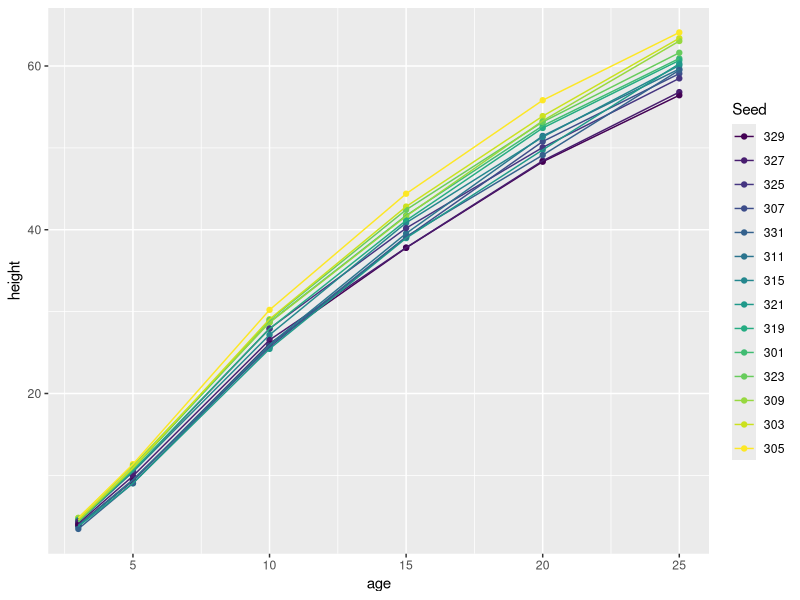
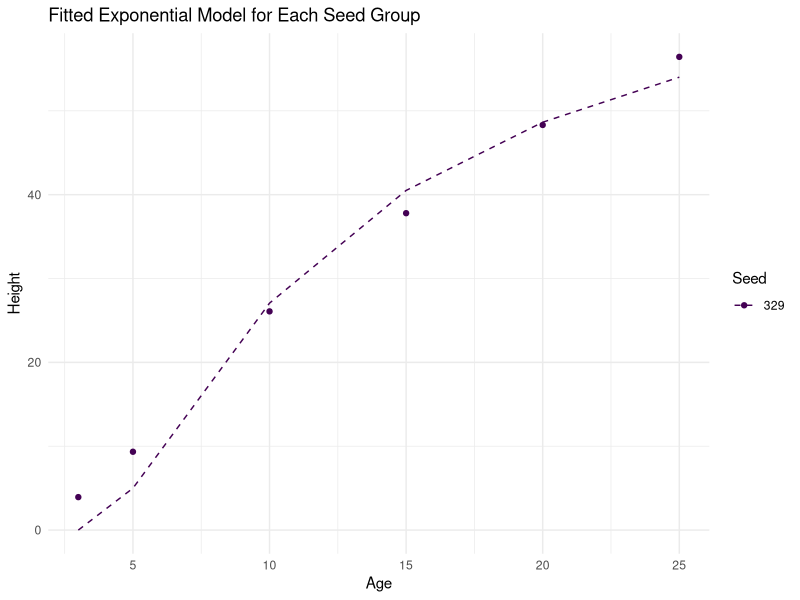
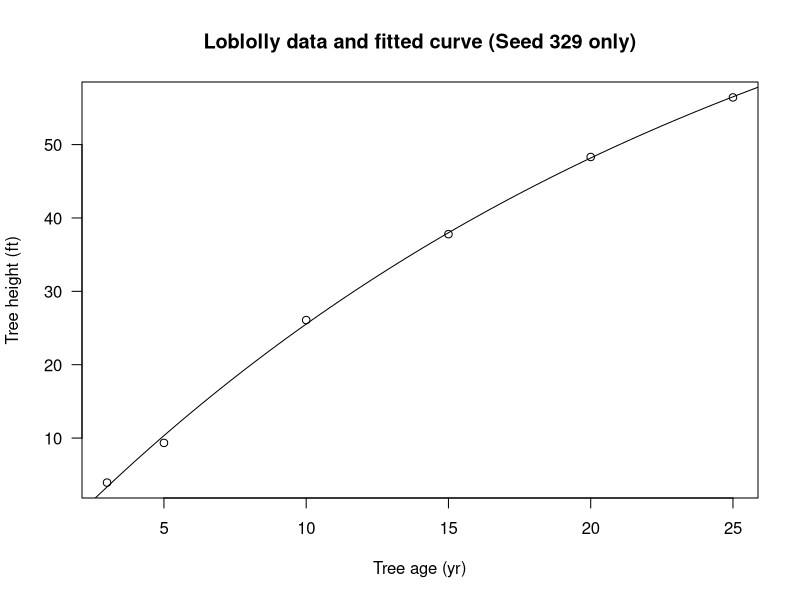
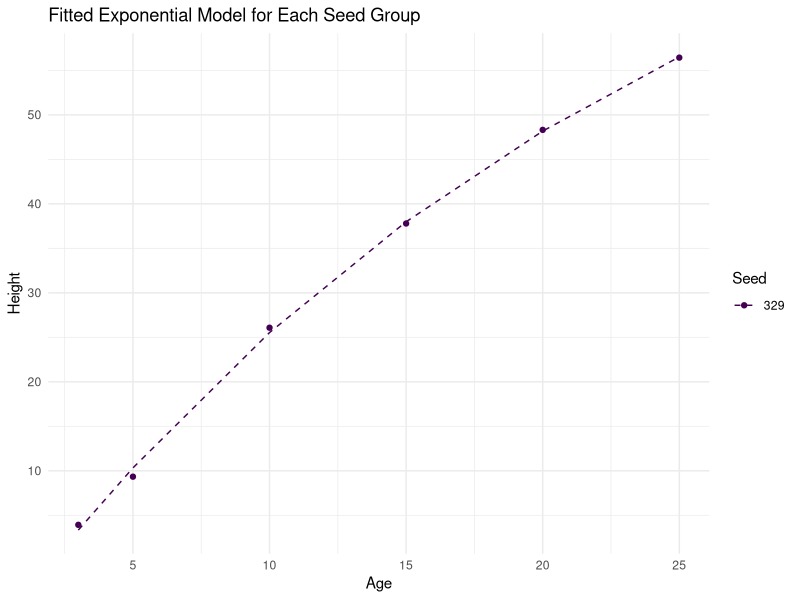
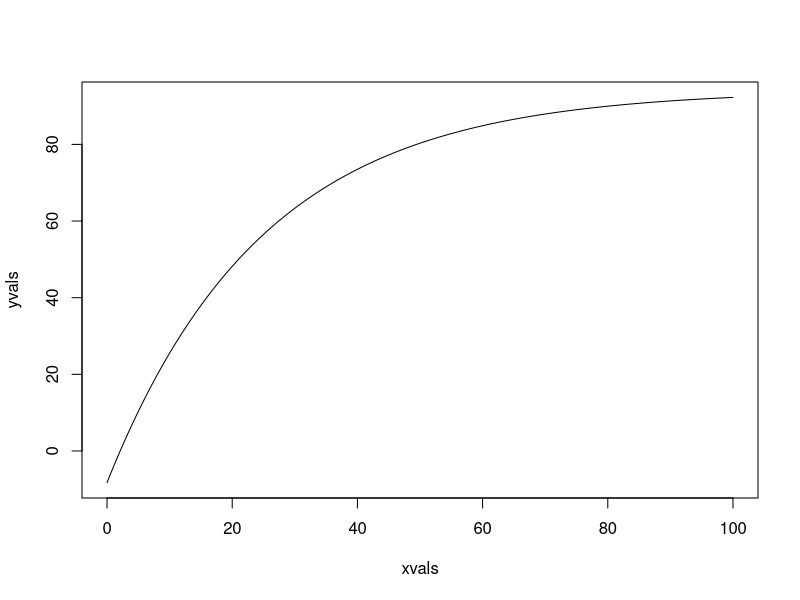

These charts were generated, in order, by the following R code:
## ---- chunk 1
library(tidyverse)
library(ggplot2)
## ---- chunk 2
Loblolly
summary(Loblolly)
## ---- chunk 3
cor(Loblolly[,sapply(Loblolly, is.numeric)], use="complete.obs")
## ---- chunk 4
ggplot(Loblolly, aes(x = age,y = height, color = Seed))+
  geom_point()+
  geom_line()
## ---- chunk 5
# group map also a possibility

Loblolly_with_predictions <- Loblolly %>%
  group_by(Seed) %>%
  group_modify(~ {
    model <- nls(height ~ k*(1-(3/age))^b, data = .x, start = list(k = 60,b = 4))
    .x$predicted <- predict(model)
    .x
  })
## ---- chunk 6
Loblolly_with_predictions %>%
  filter(Seed == 329) %>%
ggplot(aes(x = age, y = height, color = Seed)) +
  geom_point() +  # Original data points
  geom_line(aes(y = predicted), linetype = "dashed") +  # Fitted lines
  labs(title = "Fitted Exponential Model for Each Seed Group",
       x = "Age", y = "Height") +
  theme_minimal()
## ---- chunk 7
# R example code
require(stats); require(graphics)
plot(height ~ age, data = Loblolly, subset = Seed == 329,
     xlab = "Tree age (yr)", las = 1,
     ylab = "Tree height (ft)",
     main = "Loblolly data and fitted curve (Seed 329 only)")
fm1 <- nls(height ~ SSasymp(age, Asym, R0, lrc),
           data = Loblolly, subset = Seed == 329)
age <- seq(0, 30, length.out = 101)
lines(age, predict(fm1, list(age = age)))

# subset is a nice way to quickly filter for a simple plot without dplyr %>%
## ---- chunk 8
# group map also a possibility

Loblolly_with_predictions <- Loblolly %>%
  group_by(Seed) %>%
  group_modify(~ {
    model <- nls(height ~ SSasymp(age, Asym, R0, lrc), data = .x)
    .x$predicted <- predict(model)
    .x
  })
## ---- chunk 9
Loblolly_with_predictions %>%
  filter(Seed == 329) %>%
ggplot(aes(x = age, y = height, color = Seed)) +
  geom_point() +  # Original data points
  geom_line(aes(y = predicted), linetype = "dashed") +  # Fitted lines
  labs(title = "Fitted Exponential Model for Each Seed Group",
       x = "Age", y = "Height") +
  theme_minimal()
## ---- chunk 10
# report stats from auto fitting

model <- nls(height ~ SSasymp(age, Asym, R0, lrc), data = Loblolly, subset = Seed == 329)
summary(model)
## ---- chunk 11
# lets test this model for viability at a range of tree ages

xvals <- seq(0, 100, 0.001)
yvals <- 94.1282 + (-8.2508 - 94.1282) * exp(-exp(-3.2176) * xvals)
plot(xvals, yvals, type = "l")

# seems feasible for ages 5 - 100? data doesn't go far enough but obviously -8.25 is not a valid height for a nascent sapling :(
